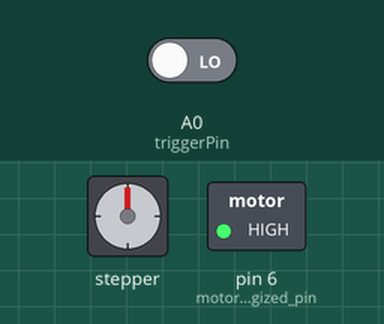
This sketch was run on a simulated Arduino Uno, built with avr-gcc and run on an emulated ATmega328P. Shown: stepper motor, switched loads named in the sketch (green lamp = pin HIGH). The inputs (shaded band) are chosen by the test bench; at power-on: A0 (triggerPin) LOW. Stepper angles assume 200 steps per turn; what the sketch prints to the serial monitor is not drawn.

Above: at 1.2 s.
1.3 s: A0 (triggerPin) driven HIGH
At 1.45 s:
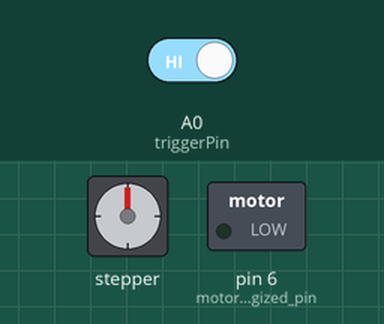
At 17.3 s:
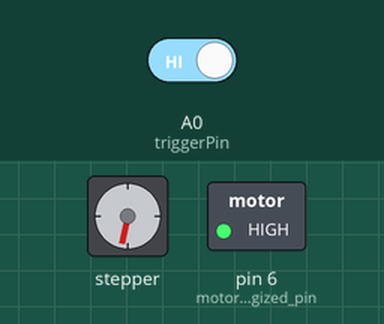
Timing chart, 0 to 18.1 s (numbered marks = the images above; inputs shaded):
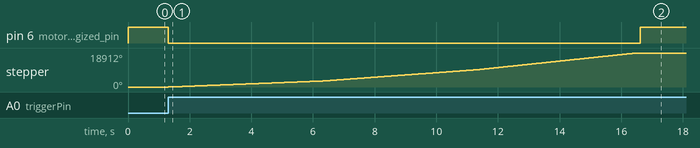

Measured:
- after the input at 1.3 s, pin 6 (motor_enegized_pin): HIGH → LOW at once, → HIGH 15.3 s later; stepper: turns 18912° clockwise in 15.3 s, starting at once

The sketch:

trigger_motor_step_acceleration.ino
```cpp
#include <AccelStepper.h>

#define DIR_PIN             2
#define STEP_PIN            3
#define MOTOR_INTERFACE     1  // using a driver (step+dir)

AccelStepper stepper(MOTOR_INTERFACE, STEP_PIN, DIR_PIN);

// timing & speed control
const unsigned long speedInterval   = 5000;   // 5 s
unsigned long       lastSpeedUpdate = 0;
const int           startspeed      = 400;
const int           speedIncrement  = 400;
const int           max_speed        = 1200;
int                 currentSpeed    = 0;
const int           maxSpeed        = max_speed + speedIncrement;
// trigger & enable pins
const int triggerPin         = A0;
const int motor_enegized_pin = 6;

// state flags
bool      motorStarted      = false;
bool      motorStopping     = false;
bool      lastTriggerState  = false;

void setup() {
  Serial.begin(9600);
  pinMode(triggerPin, INPUT);
  digitalWrite(triggerPin, LOW);
  pinMode(motor_enegized_pin, OUTPUT);
  digitalWrite(motor_enegized_pin, HIGH);   // motor de-energized

  stepper.setMaxSpeed(0);
  stepper.setAcceleration(4000);
  // initial “invisible” target so we can re-use moveTo() later
  stepper.moveTo(1L << 30);
}

void loop() {
  // read the trigger and detect a rising edge
  bool triggerState = digitalRead(triggerPin);
  if (!motorStarted && triggerState && !lastTriggerState) {
    // --- START SEQUENCE ---
    digitalWrite(motor_enegized_pin, LOW);  // energize motor
    motorStarted      = true;
    motorStopping     = false;
    currentSpeed      = startspeed;
    lastSpeedUpdate   = millis();
    stepper.setMaxSpeed(currentSpeed);
    // re-set a long move target so it’ll spin continuously
    stepper.moveTo(stepper.currentPosition() + 1000000);
    Serial.println("Trigger detected — starting at 400 steps/s");
  }
  lastTriggerState = triggerState;

  // if motor is up & running (but not yet stopping), handle the ramp
  if (motorStarted && !motorStopping) {
    unsigned long now = millis();
    if (now - lastSpeedUpdate >= speedInterval) {
      lastSpeedUpdate = now;
      currentSpeed   += speedIncrement;
      if (currentSpeed > maxSpeed) currentSpeed = maxSpeed;
      stepper.setMaxSpeed(currentSpeed);
      Serial.print("Speed updated to ");
      Serial.print(currentSpeed);
      Serial.println(" steps/s");

      // once we’ve reached maxSpeed, begin stopping
      if (currentSpeed >= maxSpeed) {
        motorStopping = true;
        Serial.println("Max speed reached — decelerating to stop");
        stepper.stop();  // decelerate to 0
      }
    }
  }

  // if we’re in the stopping phase, let it decelerate
  if (motorStopping) {
    stepper.run();  // handles the deceleration
    if (stepper.distanceToGo() == 0) {
      // fully stopped!
      digitalWrite(motor_enegized_pin, HIGH);  // de-energize motor
      Serial.println("Motor stopped and de-energized");
      // reset so a new HIGH on A0 will restart everything
      motorStarted  = false;
      motorStopping = false;
    }
    return;  // skip the normal run() below during stopping
  }

  // normal running (accelerating or constant speed)
  if (motorStarted) {
    stepper.run();
  }
}
```
